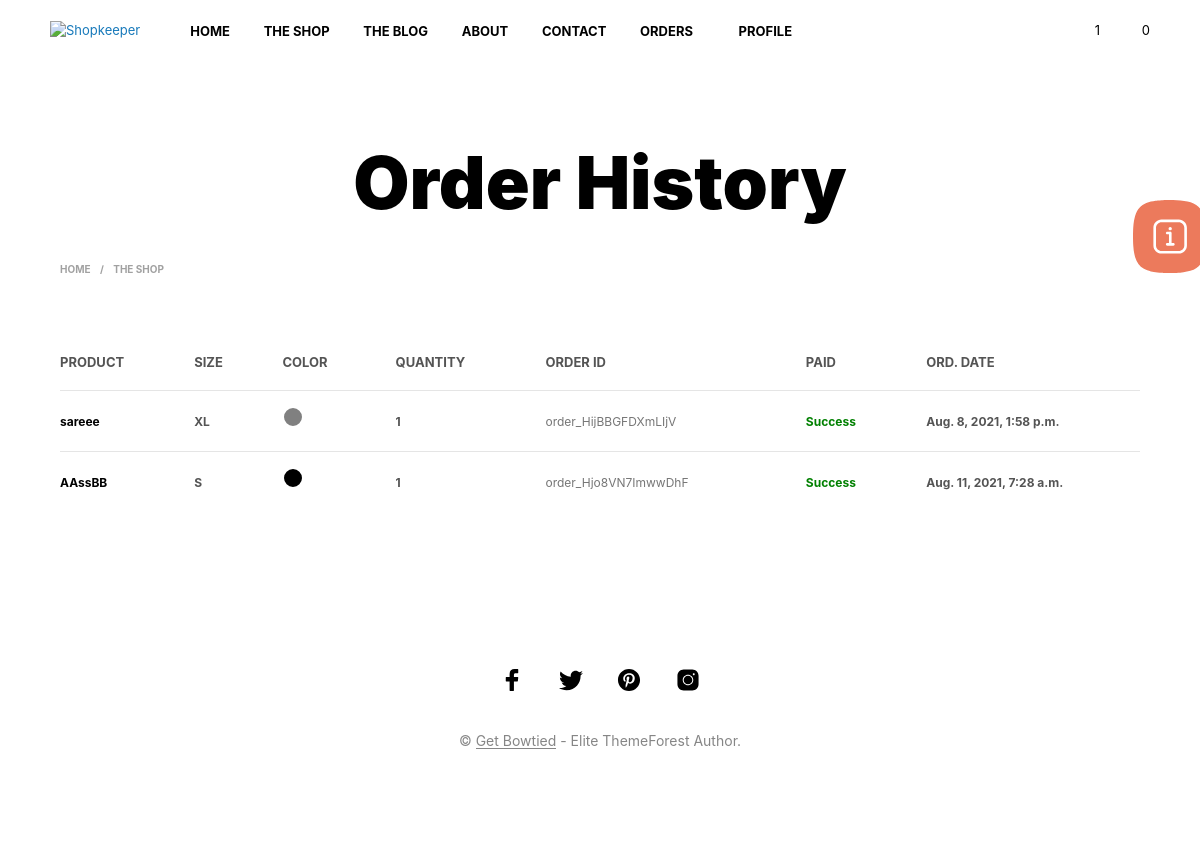
The app's page /order/order_history/ (signed in) with its own data.
### Order/models.py (models this page shows, shortened)
class Order_History(models.Model):
    history_user_name = models.ForeignKey(User, on_delete=models.CASCADE, related_name="history_user_name", null=True,
                                          blank=True)
    order_checkout = models.ForeignKey(Checkout, on_delete=models.CASCADE, related_name="History_Checkout", null=True,
                                       blank=True)
    ord_product = models.CharField(max_length=500, null=True)
    ord_size = models.CharField(max_length=20)
    ord_color = models.CharField(max_length=20)
    ord_quantity = models.CharField(max_length=20)
    ord_payment_id = models.CharField(max_length=100, null=True, blank=True)

class Checkout(models.Model):
    name = models.ForeignKey(User, on_delete=models.CASCADE, related_name="user_name", null=True,
                             blank=True)
    product = models.CharField(max_length=500, null=True)
    ammount = models.CharField(max_length=200)
    payment_id = models.CharField(max_length=100)
    billing_company = models.CharField(max_length=100,null=True,blank=True)
    billing_postcode = models.CharField(max_length=100,null=True,blank=True)
    order_address = models.CharField(max_length=500,null=True,blank=True)
    billing_phone = models.CharField(max_length=100,null=True,blank=True)
    order_comments = models.CharField(max_length=500,null=True,blank=True)
    paid = models.BooleanField(default=False)
    order_status = models.CharField(max_length=50, choices=CHOICE_ORDER_STATUS, null=True, blank=True, default=CHOICE_ORDER_STATUS[0])
    ord_date = models.DateTimeField(auto_now_add=True)

### Order/views.py (the view)
# urls.py: path('order_history/', views.order_history, name="order_history"),
@login_required
def order_history(request):
    chckout = Checkout.objects.filter(name=request.user)
    order_history = Order_History.objects.filter(history_user_name=request.user)
    key_a = request.GET.get('sort_by')
    if key_a == "New-To-Old":
        New_To_Old = Checkout.objects.all().order_by('-ord_date')
        return render(request, 'order_history.html', {'chckout': New_To_Old, 'order_history': order_history})
    elif key_a == "Old-To-New":
        Old_To_New = Checkout.objects.all().order_by('ord_date')
        return render(request, 'order_history.html', {'chckout': Old_To_New, 'order_history': order_history})
    elif key_a == "Success-Payment":
        success_checkout = Checkout.objects.filter(name=request.user, paid=True)
        return render(request, 'order_history.html', {'chckout': success_checkout, 'order_history': order_history})
    elif key_a == "Fail-Payment":
        fail_checkout = Checkout.objects.filter(name=request.user, paid=False)
        return render(request, 'order_history.html', {'chckout': fail_checkout, 'order_history': order_history})
    else:
        pass
    return render(request, 'order_history.html', {'chckout': chckout, 'order_history': order_history})

### Order/context_processor.py (called while the page is built)
def cart(request):
    if request.user.is_authenticated:
        cart = Cart.objects.filter(cart_user=request.user).count()
        return {'check_cart': cart}
    else:
        cart = 0
        return {'cart': cart}

def wishlist(request):
    if request.user.is_authenticated:
        data = Wishlist.objects.filter(wish_list_user=request.user).count()
        return {'check_wish': data}
    else:
        data = 0
        return {'check_wish': data}

### template/order_history.html (shortened to what this page needs)
{% load static %}
<!DOCTYPE html>
<html lang="en-US">
<head>
	<link media="all" href="{%static 'wp-content/autoptimize_0c127267b824f67f6040ad0d1bc49591.css'%}" rel="stylesheet" />
	<link media="only screen and (max-width: 768px)" href="{%static 'wp-content/cache/autoptimize/css/autoptimize_541e2ced151704f4ff1844c6de47ec02.css'%}" rel="stylesheet" />
<link rel='stylesheet' id='woocommerce-general-css'  href='{%static "wp-content/plugins/woocommerce/assets/css/woocommerce.css"%}' type='text/css' media='all' />
<link rel='stylesheet' id='shopkeeper-styles-css'  href='{%static "wp-content/themes/shopkeeper/css/styles.css"%}' type='text/css' media='all' />
		<noscript><style> .wpb_animate_when_almost_visible { opacity: 1; }</style></noscript></head>
<body class="page-template-default page page-id-7 wp-embed-responsive theme-shopkeeper woocommerce-checkout woocommerce-page woocommerce-no-js gbt_custom_notif wpb-js-composer js-comp-ver-6.6.0 vc_responsive">
    	<div id="st-container" class="st-container">
            <div class="st-content">
                                <div id="page_wrapper" class=" transparency_light">
                        <div class="top-headers-wrapper site-header-sticky">
<header id="masthead" class="site-header default custom-header-width" role="banner">
    <div class="row">
        <div class="site-header-wrapper">
            <div class="site-branding">
    <div class="site-logo">
        <a href="" rel="home">
                            <img class="site-logo-img" src="https://shopkeeper.wp-theme.design/wp-content/themes/shopkeeper/images/shopkeeper-logo.png" alt="Shopkeeper" />                    </a>
    </div>
                </div>
       {% include 'navbar.html'%}
        </div>
    </div>
</header>
                        </div>
    <div class="page-title-shown">
        <div id="primary" class="content-area">
            <div id="content" class="site-content" role="main">
           		<header class="entry-header " >
                    <div class="row">
                        <div class="large-10 large-centered columns without-sidebar">
							<h1 class="page-title">Order History</h1>
                        </div>
                    </div>
                </header>
<div class="row">
		<div class="large-12 columns">
			<div id="content" class="site-content" role="main">
				<div class="row">
					<div class="xlarge-12 large-9 columns">
						<div class="tob_bar_shop">
							<div class="small-5 medium-7 large-6 xlarge-8 columns text-left">
								<nav class="woocommerce-breadcrumb">
									<a href="{%url 'index'%}">Home</a>
									<span class="breadcrump_sep">/</span>
									<a href="{%url 'shop'%}">The Shop</a>
								</nav>
							</div>
							<div class="small-7 medium-5 large-6 xlarge-4 columns text-right">
							</div>
						</div>
					</div>
				</div>
			</div>
		</div>
	</div>
<div class="container">
  <div id="post-6" class="post-6 page type-page status-publish hentry">
    <div class="row">
		<div class="large-12 columns">
        <div class="entry-content">
            <div class="woocommerce">
<div class="woocommerce-cart-form">
	<table class="shop_table shop_table_responsive cart woocommerce-cart-form__contents">
		<thead>
			<tr>
				<th class="product-name">Product</th>
				<th class="product-size">Size</th>
				<th class="product-colour">Color</th>
				<th class="product-quantity">Quantity</th>
				<th class="product-price">Order ID</th>
				<th class="product-total">paid</th>
				<th class="product-total">ord. Date</th>
			</tr>
		</thead>
		<tbody>
{% for j in chckout %}
{% for k in order_history %}
{% if k.order_checkout.payment_id == j.payment_id %}
		<tr class="woocommerce-cart-form__cart-item cart_item">
			<td class="product-name" data-title="Product">
				<a href="" style="font-size: 12px;">{{k.ord_product}}</a>
			</td>
			<td class="product-name" data-title="Size">
				<span class="woocommerce-Price-amount amount"><bdi style="font-size: 12px;">
                    {{k.ord_size}}</bdi>
							</span>
			</td>
			<td class="product-name" data-title="Color">
				<span class="woocommerce-Price-amount amount"><bdi style="font-size: 12px;">
<div class="shopswatchinput ">
	<a href="" class="" data-o-src="" style="width:22px; height:22px;">
		<div class="wcvashopswatchlabel wcvaround" style="background-color:{{k.ord_color}};
                             width:22px; float:left; height:22px;">
							</div>
                            </a>
             		        	</div>
                    </bdi>
							</span>
			</td>
			<td class="product-name" data-title="Quantity">
				<span class="woocommerce-Price-amount amount"><bdi style="font-size: 12px;">
                    {{k.ord_quantity}}</bdi>
							</span>
			</td>
			<td class="product-price" data-title="Order ID">
				<span class="woocommerce-Price-amount amount"><bdi style="font-size: 12px;">{{j.payment_id}}</bdi></span>
			</td>
			<td class="product-subtotal" data-title="Paid">
				<span class="woocommerce-Price-amount amount">
                {% if j.paid == True %}
					<bdi style="font-size: 12px;color: green"> Success </bdi>
                {% else %}
                  <bdi style="font-size: 12px;color: red">  Fail</bdi>
                {% endif %}
							</span>
			</td>
			<td class="product-subtotal" data-title="ord. Date">
				<span class="woocommerce-Price-amount amount"><bdi style="font-size: 12px;">
                    {{j.ord_date}}</bdi>
							</span>
			</td>
		</tr>
{% endif %}
{% endfor %}
{% endfor %}
		</tbody>
	</table>
</div>
		</div>
                    </div>
		</div>
    </div>
</div>
</div>
            </div>
        </div>
    </div>
				<footer id="site-footer" class="site-footer">
					<div class="site-footer-copyright-area">
						<div class="row">
							<div class="large-12 columns">
								<div class="footer_socials_wrapper">
	        <ul class="sk_social_icons_list center">
								<li class="sk_social_icon default_icon">
									<a class="sk_social_icon_link" target="_blank"
										href="">
									</a>
								</li>
								<li class="sk_social_icon default_icon">
									<a class="sk_social_icon_link" target="_blank"
										href="http://twitter.com/GetBowtied">
									</a>
								</li>
								<li class="sk_social_icon default_icon">
									<a class="sk_social_icon_link" target="_blank"
										href="http://www.pinterest.com/">
									</a>
								</li>
								<li class="sk_social_icon default_icon">
									<a class="sk_social_icon_link" target="_blank"
										href="http://instagram.com/getbowtied">
									</a>
								</li>
	        </ul>
		    </div>
								<div class="copyright_text">
                                    © <a href='http://www.getbowtied.com/' target='_blank'>Get Bowtied</a> - Elite ThemeForest Author.                                </div>
							</div>
						</div>
					</div>
				</footer>
			</div>
		</div>
	</div>
		<div class="call-to-action-canvas">
			<button class="call-to-action-toggle"><span class="icon"></span></button>
		</div>
</body>
</html>

### static/wp-content/cache/autoptimize/css/autoptimize_541e2ced151704f4ff1844c6de47ec02.css (style rules this page uses)
:root { --woocommerce:#a46497;--wc-green:#7ad03a;--wc-red:#a00;--wc-orange:#ffba00;--wc-blue:#2ea2cc;--wc-primary:#a46497;--wc-primary-text:#fff;--wc-secondary:#ebe9eb;--wc-secondary-text:#515151;--wc-highlight:#77a464;--wc-highligh-text:#fff;--wc-content-bg:#fff;--wc-subtext:#767676 }
.woocommerce table.shop_table_responsive thead,.woocommerce-page table.shop_table_responsive thead { display:none }
.woocommerce table.shop_table_responsive tbody tr:first-child td:first-child,.woocommerce-page table.shop_table_responsive tbody tr:first-child td:first-child { border-top:0 }
.woocommerce table.shop_table_responsive tr,.woocommerce-page table.shop_table_responsive tr { display:block }
.woocommerce table.shop_table_responsive tr td,.woocommerce-page table.shop_table_responsive tr td { display:block;text-align:right!important }
.woocommerce table.shop_table_responsive tr td:before,.woocommerce-page table.shop_table_responsive tr td:before { content:attr(data-title) ": ";font-weight:700;float:left }
.woocommerce table.shop_table_responsive tr:nth-child(2n) td,.woocommerce-page table.shop_table_responsive tr:nth-child(2n) td { background-color:rgba(0,0,0,.025) }

### records on screen
Checkout: payment_id "order_HijBBGFDXmLIjV", ord_date "Aug. 8, 2021, 1:58 p.m."
Order_History: ord_product "sareee", ord_size "XL", ord_quantity "1"
Checkout: payment_id "order_Hjo8VN7ImwwDhF", ord_date "Aug. 11, 2021, 7:28 a.m."
Order_History: ord_product "AAssBB", ord_size "S", ord_quantity "1"

### other values on screen
{{ check_wish }} "1"
{{ check_cart }} "0"
